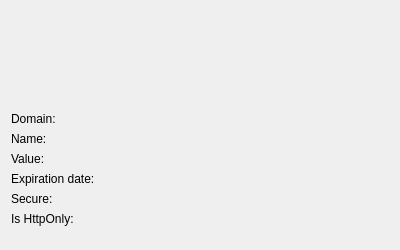
<?xml version="1.0" encoding="UTF-8"?>
<ui version="4.0">
 <class>Otter::AcceptCookieDialog</class>
 <widget class="QDialog" name="Otter::AcceptCookieDialog">
  <property name="geometry">
   <rect>
    <x>0</x>
    <y>0</y>
    <width>400</width>
    <height>250</height>
   </rect>
  </property>
  <property name="windowTitle">
   <string>Accept Cookie</string>
  </property>
  <layout class="QVBoxLayout" name="verticalLayout">
   <item>
    <widget class="QLabel" name="messageLabel">
     <property name="font">
      <font>
       <weight>75</weight>
       <bold>true</bold>
      </font>
     </property>
     <property name="text">
      <string/>
     </property>
    </widget>
   </item>
   <item>
    <layout class="QFormLayout" name="formLayout">
     <item row="0" column="0">
      <widget class="QLabel" name="domainLabel">
       <property name="text">
        <string>Domain:</string>
       </property>
      </widget>
     </item>
     <item row="1" column="0">
      <widget class="QLabel" name="nameLabel">
       <property name="text">
        <string>Name:</string>
       </property>
      </widget>
     </item>
     <item row="2" column="0">
      <widget class="QLabel" name="valueLabel">
       <property name="text">
        <string>Value:</string>
       </property>
      </widget>
     </item>
     <item row="3" column="0">
      <widget class="QLabel" name="expiresLabel">
       <property name="text">
        <string>Expiration date:</string>
       </property>
      </widget>
     </item>
     <item row="4" column="0">
      <widget class="QLabel" name="secureLabel">
       <property name="text">
        <string>Secure:</string>
       </property>
      </widget>
     </item>
     <item row="5" column="0">
      <widget class="QLabel" name="httpOnlyLabel">
       <property name="text">
        <string>Is HttpOnly:</string>
       </property>
      </widget>
     </item>
     <item row="5" column="1">
      <widget class="QLabel" name="httpOnlyValueLabel">
       <property name="text">
        <string/>
       </property>
      </widget>
     </item>
     <item row="4" column="1">
      <widget class="QLabel" name="secureValueLabel">
       <property name="text">
        <string/>
       </property>
      </widget>
     </item>
     <item row="3" column="1">
      <widget class="QLabel" name="expiresValueLabel">
       <property name="text">
        <string/>
       </property>
      </widget>
     </item>
     <item row="2" column="1">
      <widget class="Otter::TextLabelWidget" name="valueValueLabelWidget" native="true"/>
     </item>
     <item row="1" column="1">
      <widget class="Otter::TextLabelWidget" name="nameValueLabelWidget" native="true"/>
     </item>
     <item row="0" column="1">
      <widget class="Otter::TextLabelWidget" name="domainValueLabelWidget" native="true"/>
     </item>
    </layout>
   </item>
   <item>
    <spacer name="verticalSpacer">
     <property name="orientation">
      <enum>Qt::Vertical</enum>
     </property>
    </spacer>
   </item>
   <item>
    <widget class="QDialogButtonBox" name="buttonBox">
     <property name="standardButtons">
      <set>QDialogButtonBox::NoButton</set>
     </property>
    </widget>
   </item>
  </layout>
 </widget>
 <customwidgets>
  <customwidget>
   <class>Otter::TextLabelWidget</class>
   <extends>QWidget</extends>
   <header>src/ui/TextLabelWidget.h</header>
   <container>1</container>
  </customwidget>
 </customwidgets>
 <resources/>
 <connections/>
</ui>
